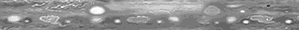
#> input picture frame_000_delay-0.04s.png, 299 x 30 px
$ jupyter execute --allow-errors cannyFilter.ipynb   (shell and % lines are left out)
#> lines starting #> are read from the running program, lines starting #| are printed output that depends on the picture
[cell 1]
import imageio
from skimage import feature
import matplotlib.pyplot as plt
import numpy as np

[cell 2]
def loadImage(file_name):
    """ PURPOSE: Load image """
#> called with file_name = 'frame_000_delay-0.04s.png'

    return imageio.imread(file_name, as_gray=True)
#> returned value is the input picture: shape (30, 299) float32; min 50, max 254, mean 144

def createEdges(image, sigma_opt_1, sigma_opt_2, sigma_opt_3):
    """ PURPOSE: Generate edges through Canny Filter  """
#> called with sigma_opt_1 = 1, sigma_opt_2 = 3, sigma_opt_3 = 5

    edges_1 = feature.canny(image, sigma_opt_1)
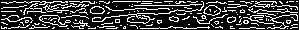
#> edges_1: shape (30, 299) bool; 25.1% white in thin lines or dots
    edges_2 = feature.canny(image, sigma_opt_2)
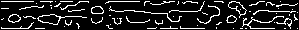
#> edges_2: shape (30, 299) bool; 14% white in thin lines or dots
    edges_3 = feature.canny(image, sigma_opt_3)
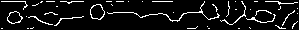
#> edges_3: shape (30, 299) bool; 8.4% white in thin lines or dots

    return edges_1, edges_2, edges_3

$ run again, with JNCE_2018355_17C00034_V01-green_reduced.png copied over frame_000_delay-0.04s.png
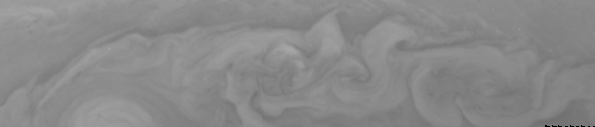
#> input picture JNCE_2018355_17C00034_V01-green_reduced.png, 595 x 127 px
#> in loadImage, returned value is the input picture: shape (127, 595) float32; min 0, max 169, mean 137.4
#> in createEdges, `edges_1 = feature.canny(image, sigma_opt_1)`:
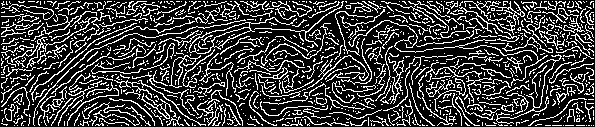
#> edges_1: shape (127, 595) bool; 24.1% white in thin lines or dots
#> edges_2: shape (127, 595) bool; 11.5% white in thin lines or dots
#> in createEdges, `edges_3 = feature.canny(image, sigma_opt_3)`:
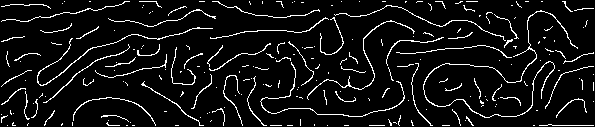
#> edges_3: shape (127, 595) bool; 7.2% white in thin lines or dots
